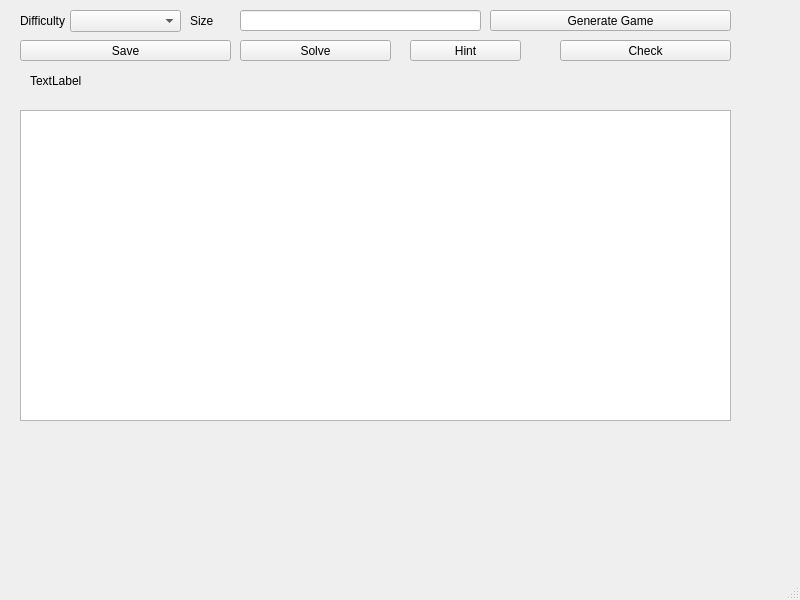
<?xml version="1.0" encoding="UTF-8"?>
<ui version="4.0">
 <class>PuzzleMainView</class>
 <widget class="QMainWindow" name="PuzzleMainView">
  <property name="geometry">
   <rect>
    <x>0</x>
    <y>0</y>
    <width>800</width>
    <height>600</height>
   </rect>
  </property>
  <property name="windowTitle">
   <string>MainWindow</string>
  </property>
  <widget class="QWidget" name="centralwidget">
   <widget class="QLabel" name="labelDifficulty">
    <property name="geometry">
     <rect>
      <x>20</x>
      <y>10</y>
      <width>51</width>
      <height>21</height>
     </rect>
    </property>
    <property name="text">
     <string>Difficulty</string>
    </property>
   </widget>
   <widget class="QComboBox" name="comboBoxLevel">
    <property name="geometry">
     <rect>
      <x>70</x>
      <y>10</y>
      <width>111</width>
      <height>22</height>
     </rect>
    </property>
   </widget>
   <widget class="QLabel" name="labelLevel">
    <property name="geometry">
     <rect>
      <x>190</x>
      <y>10</y>
      <width>51</width>
      <height>21</height>
     </rect>
    </property>
    <property name="text">
     <string>Size</string>
    </property>
   </widget>
   <widget class="QLineEdit" name="textSize">
    <property name="geometry">
     <rect>
      <x>240</x>
      <y>10</y>
      <width>241</width>
      <height>21</height>
     </rect>
    </property>
   </widget>
   <widget class="QPushButton" name="buttonGenerator">
    <property name="geometry">
     <rect>
      <x>490</x>
      <y>10</y>
      <width>241</width>
      <height>21</height>
     </rect>
    </property>
    <property name="text">
     <string>Generate Game</string>
    </property>
   </widget>
   <widget class="QPushButton" name="buttonSave">
    <property name="geometry">
     <rect>
      <x>20</x>
      <y>40</y>
      <width>211</width>
      <height>21</height>
     </rect>
    </property>
    <property name="text">
     <string>Save</string>
    </property>
   </widget>
   <widget class="QPushButton" name="buttonSolve">
    <property name="geometry">
     <rect>
      <x>240</x>
      <y>40</y>
      <width>151</width>
      <height>21</height>
     </rect>
    </property>
    <property name="text">
     <string>Solve</string>
    </property>
   </widget>
   <widget class="QPushButton" name="buttonCheck">
    <property name="geometry">
     <rect>
      <x>560</x>
      <y>40</y>
      <width>171</width>
      <height>21</height>
     </rect>
    </property>
    <property name="text">
     <string>Check</string>
    </property>
   </widget>
   <widget class="QPushButton" name="buttonHints">
    <property name="geometry">
     <rect>
      <x>410</x>
      <y>40</y>
      <width>111</width>
      <height>21</height>
     </rect>
    </property>
    <property name="text">
     <string>Hint</string>
    </property>
   </widget>
   <widget class="QGraphicsView" name="graphicsView">
    <property name="geometry">
     <rect>
      <x>20</x>
      <y>110</y>
      <width>711</width>
      <height>311</height>
     </rect>
    </property>
   </widget>
   <widget class="QLabel" name="labelMessage">
    <property name="geometry">
     <rect>
      <x>30</x>
      <y>70</y>
      <width>501</width>
      <height>21</height>
     </rect>
    </property>
    <property name="text">
     <string>TextLabel</string>
    </property>
   </widget>
  </widget>
  <widget class="QMenuBar" name="menubar">
   <property name="geometry">
    <rect>
     <x>0</x>
     <y>0</y>
     <width>800</width>
     <height>20</height>
    </rect>
   </property>
  </widget>
  <widget class="QStatusBar" name="statusbar"/>
 </widget>
 <resources/>
 <connections/>
</ui>
